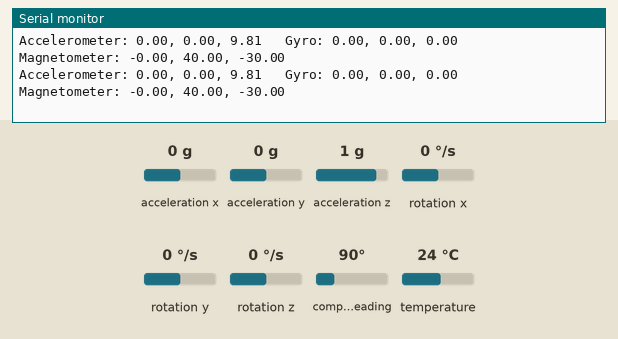
A sketch run on a simulated Arduino Uno, built with avr-gcc and run on an emulated ATmega328P. Shown: the last lines printed to the serial monitor. Inputs (shaded band) come from the test bench; at power-on: acceleration x 0 g, acceleration y 0 g, compass heading 90°, acceleration z 1 g, rotation x 0 °/s, rotation y 0 °/s, rotation z 0 °/s, temperature 24 °C.

Above: at 2.2 s.
2.3 s: acceleration x set to -1.4 g
At 2.42 s:
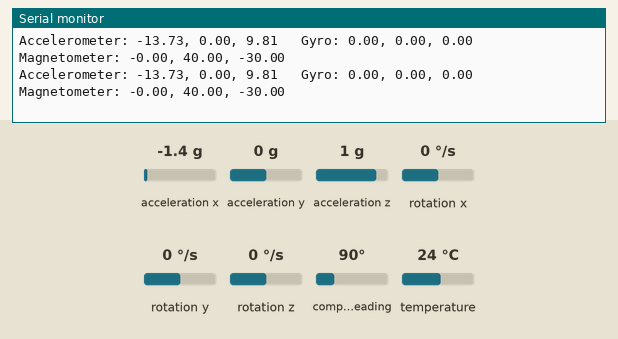
3.8 s: acceleration y set to -1.4 g
At 3.84 s:
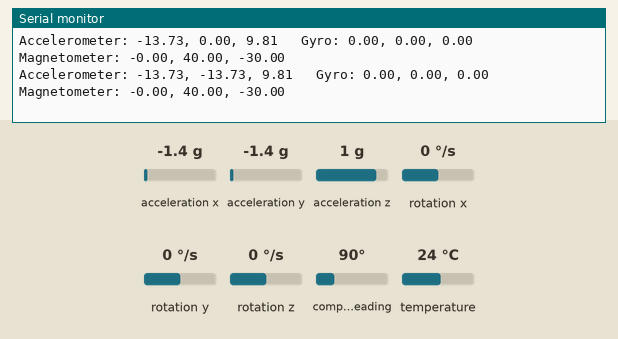
5.3 s: compass heading set to 7°
At 5.36 s:
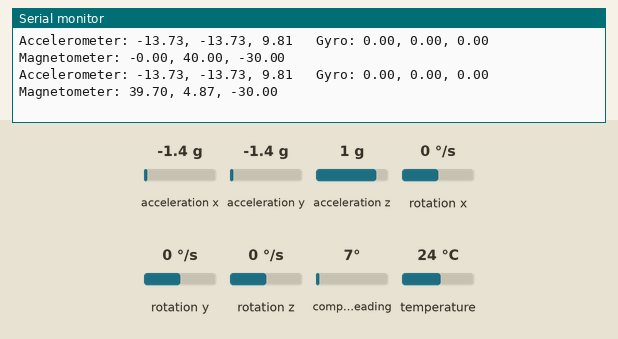
8.3 s: acceleration z set to -1.4 g
At 8.3 s:
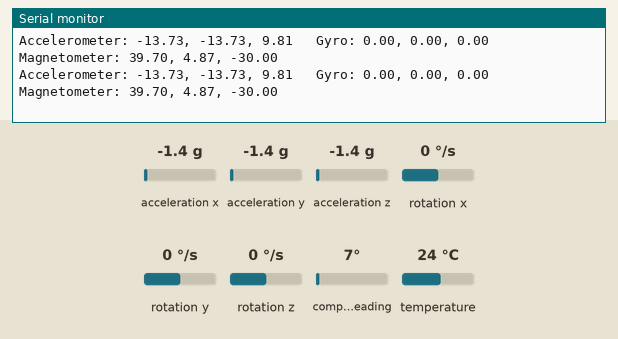
9.8 s: rotation x set to -192 °/s
At 9.83 s:
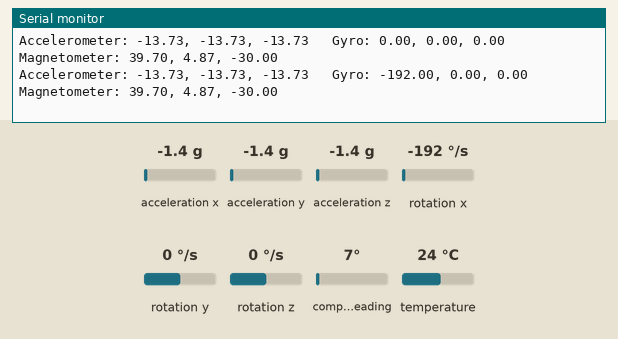
11.3 s: rotation y set to 100 °/s
At 11.35 s:
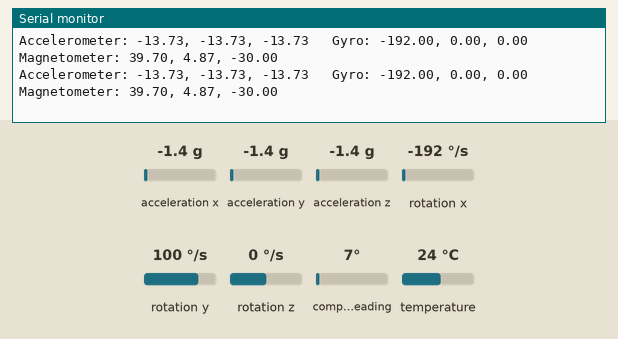

The sketch:

9_Axis_IMU_Tutorial.ino
```cpp
/* 9 Axis IMU Tuitorial

*** Required Libraries to install in the Arduino IDE ***
Adafruit_BNO055-master.zip
Adafruit_Sensor-master.zip (also called AdaFruit_Unified_Sensor Library)
Adafruit_BusIO-master.zip (but not actually called in the sketch)

*** Wiring instructions ***
Arduino Pin A4 --- IMY Pin SDA
Arduino Pin A5 --- IMU Pin SCL
Arduino Pin 5v --- IMU Pin VIN
Arudino Pin GND --- IMU Pin GND

*** Other Notes ***
Set Serial Monitor baud rate to 115200

*/

#include <Wire.h>               // I2C comunication library (built into Arduino)
#include <Adafruit_Sensor.h>    // Adafruit Unified Sensor Library
#include <Adafruit_BNO055.h>    // Adafruit BNO055 Library
#include <utility/imumaths.h>   // Utility included in one of the 2 libraries above, but needs to be called specifically

#define BN0055_SAMPLERATE_DELAY_MS (100)    // We want the sensor to sample every 100 ms

Adafruit_BNO055 myIMU = Adafruit_BNO055();  // Using adafruit library to create IMU object named myIMU

void setup() {

Serial.begin (115200);          // Connecting to serial monitor at a fast rate because we got a lot of data to push through
myIMU.begin();                  // Starting the IMU waiting 1 second to give it time to power on and make its connection before sending another command
delay(1000);                    // waiting 1 second to give it time to power on and make its connection before sending another command
/* int8_t is a special type of int variable type that stores values from -120 to 120. super compact. Some of the measurements from the IMU
 * are dependant on tempature. So we need to measure the tempature of the IMU first.
 * Se we will create a new variable named temp of type int8_t and set it = to a function return of the imu library that does exactly that.
*/
int8_t temp = myIMU.getTemp();
Serial.println(temp);           // Printing the measured tempature to the screen for sanity check.
myIMU.setExtCrystalUse(true);   // Dont use the crystal on the chip itself, use crystal on the board (for time keeping)
}

void loop() {
// This is a line of code that uses the BNO055 library.
// "imu:: calls out to the imu section of the library and Vector<3> is the number of vectors we are looking for.
// acc is a new variable created by the library at this time and we are = it to our actual imu's vector readings using
// another library command myIMU.getVector(Adafruit_BNO055::VECTOR_ACCELEROMETER)
imu::Vector<3> acc = myIMU.getVector(Adafruit_BNO055::VECTOR_ACCELEROMETER);
// ditto but gyro data
imu::Vector<3> gyro = myIMU.getVector(Adafruit_BNO055::VECTOR_GYROSCOPE);
// ditto but magnet
imu::Vector<3> mag = myIMU.getVector(Adafruit_BNO055::VECTOR_MAGNETOMETER);

// Printing data

Serial.print("Accelerometer: ");
Serial.print(acc.x());
Serial.print(", ");
Serial.print(acc.y());
Serial.print(", ");
Serial.print(acc.z());

Serial.print("   Gyro: ");
Serial.print(gyro.x());
Serial.print(", ");
Serial.print(gyro.y());
Serial.print(", ");
Serial.print(gyro.z());

Serial.print("   Magnetometer: ");
Serial.print(mag.x());
Serial.print(", ");
Serial.print(mag.y());
Serial.print(", ");
Serial.println(mag.z());

delay(BN0055_SAMPLERATE_DELAY_MS);
}
```

Measured:
- after the input at 2.3 s, the serial monitor: prints a new line at once (image 1)
- after the input at 3.8 s, the serial monitor: prints a new line at once (image 2)
- after the input at 5.3 s, the serial monitor: prints a new line after 0.06 s (image 3)
- after the input at 9.8 s, the serial monitor: prints a new line at once (image 5)
